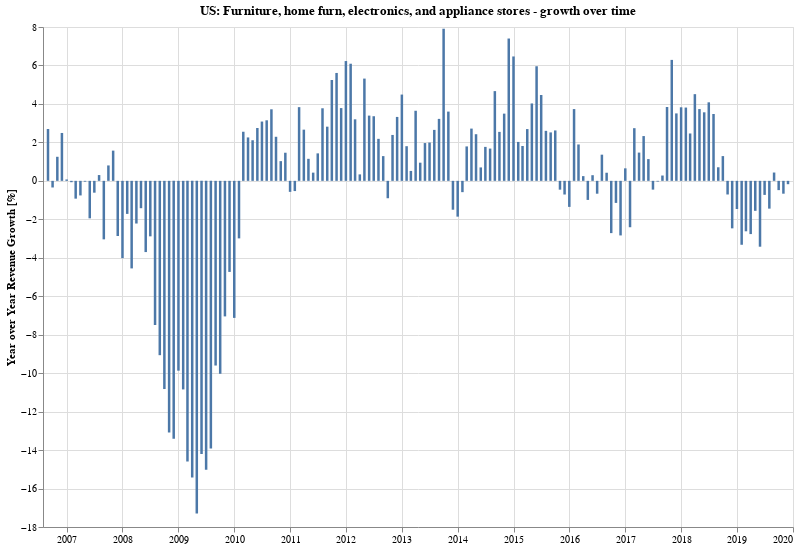

Write notebook code for a chart like this one.
### Markdown cell above
### What is the *growth* trend for home furnishing retail stores?

### Code cell
def doYoYChartFor(metric, df, color=''):
    yoy = df[[metric]].pct_change(12).apply(lambda v: v*100.).sort_index()

    return alt.Chart(yoy[-160:].reset_index()).mark_bar(size=2.5).encode(
        alt.X('dt:T', axis=alt.Axis(title='')),
        alt.Y('{}:Q'.format(metric), axis=alt.Axis(title='Year over Year Revenue Growth [%]'.format(metric))),
        tooltip=[alt.Tooltip('dt:T'), alt.Tooltip('{}:Q'.format(metric))]
    ).properties(
        title='US: {} - growth over time'.format(metric),
        height=500,
        width=750
    )
    
doYoYChartFor('Furniture, home furn, electronics, and appliance stores', df_combined)

### Figure 1 — Vega-Lite specification as saved in the notebook (floating-point values rounded to 4 significant figures; data arrays with more than 128 entries replaced by an {"elided": "..."} marker saying what was removed)
{"config": {"view": {"continuousWidth": 400, "continuousHeight": 300}}, "data": {"name": "data-9b23161b16eb26266989e50853771bb0"}, "mark": {"type": "bar", "size": 2.5}, "encoding": {"tooltip": [{"type": "temporal", "field": "dt"}, {"type": "quantitative", "field": "Furniture, home furn, electronics, and appliance stores"}], "x": {"type": "temporal", "axis": {"title": ""}, "field": "dt"}, "y": {"type": "quantitative", "axis": {"title": "Year over Year Revenue Growth [%]"}, "field": "Furniture, home furn, electronics, and appliance stores"}}, "height": 500, "title": "US: Furniture, home furn, electronics, and appliance stores - growth over time", "width": 750, "$schema": "https://vega.github.io/schema/vega-lite/v4.0.2.json", "datasets": {"data-9b23161b16eb26266989e50853771bb0": {"elided": "160 records"}}}
